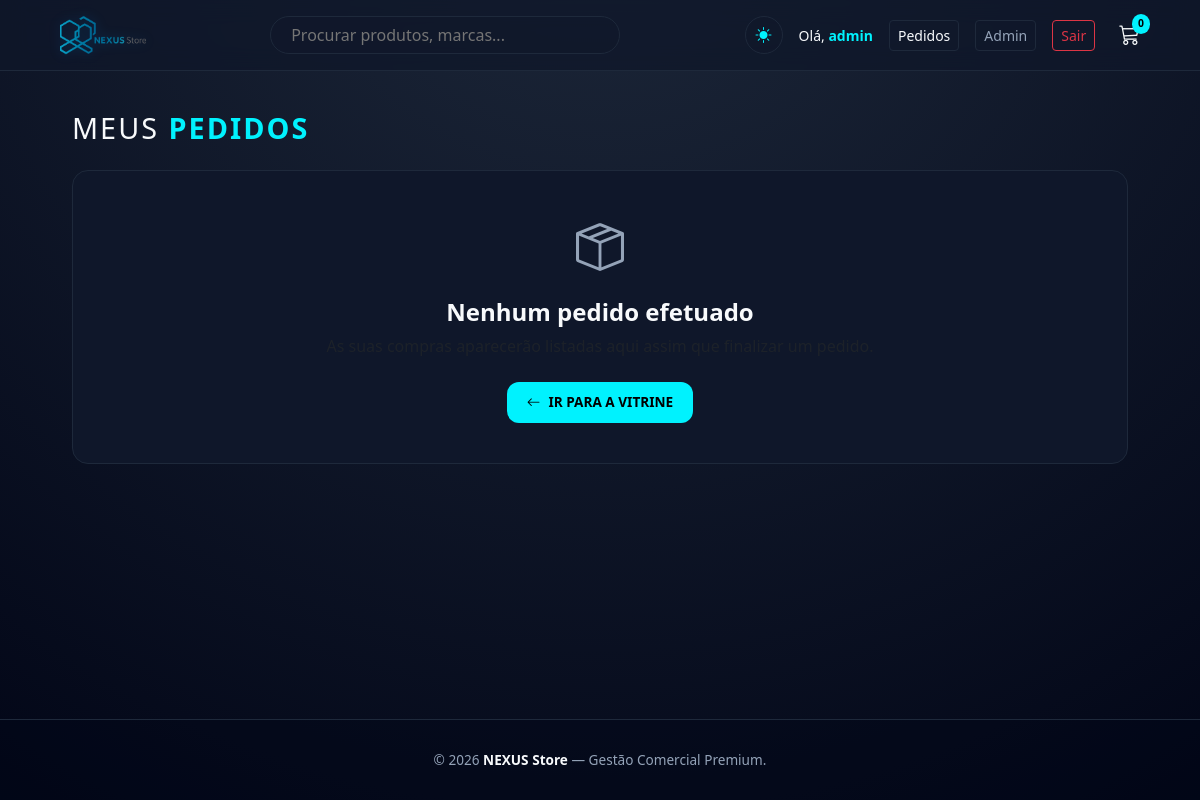
The app's page /nexusstore/conta/meus-pedidos/ (signed in), older data.
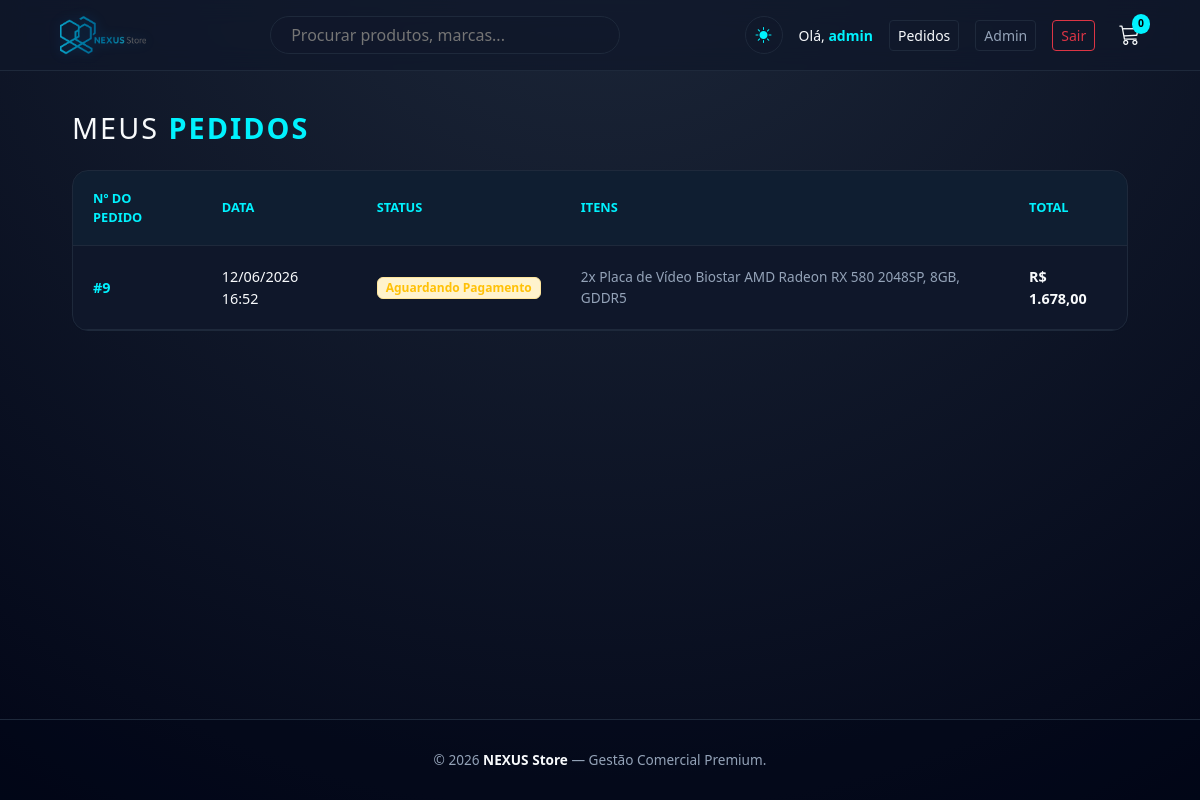
The same page, newer data.
### dashboard/models.py (models this page shows, shortened)
class Pedido(models.Model):
    cliente = models.ForeignKey(Cliente, on_delete=models.CASCADE)
    data_criacao = models.DateTimeField(auto_now_add=True)
    status = models.CharField(max_length=50, default='Aguardando Pagamento')
    total = models.DecimalField(max_digits=10, decimal_places=2)
    pago = models.BooleanField(default=False)

class ItemPedido(models.Model):
    pedido = models.ForeignKey(Pedido, related_name='itens', on_delete=models.CASCADE)
    produto = models.ForeignKey(Produto, on_delete=models.CASCADE)
    preco = models.DecimalField(max_digits=10, decimal_places=2)
    quantidade = models.PositiveIntegerField(default=1)

class Produto(models.Model):
    loja = models.ForeignKey(Loja, on_delete=models.CASCADE)
    categoria = models.ForeignKey('Categoria', on_delete=models.SET_NULL, null=True, blank=True)
    nome = models.CharField(max_length=255)
    descricao = models.TextField()
    preco = models.DecimalField(max_digits=10, decimal_places=2)
    estoque = models.IntegerField(default=0)
    estoque_minimo = models.IntegerField(default=5)
    ativo = models.BooleanField(default=True)
    data_criacao = models.DateTimeField(auto_now_add=True)

### loja/views.py (the view)
# urls.py: path('conta/meus-pedidos/', views.loja_meus_pedidos_view, name='loja_meus_pedidos'),
@login_required(login_url='loja_login')
def loja_meus_pedidos_view(request):
    try:
        cliente = Cliente.objects.get(usuario=request.user)
        pedidos = Pedido.objects.filter(cliente=cliente).order_by('-id')
    except Cliente.DoesNotExist:
        pedidos = []
    carrinho = request.session.get('carrinho', {})
    total_itens = sum(carrinho.values())
    context = {
        'titulo_aba': 'NEXUS Store | Gestão Modular Inteligente',
        'pedidos': pedidos,
        'total_itens': total_itens,
    }
    return render(request, 'loja_meus_pedidos.html', context)

### loja/templates/loja_meus_pedidos.html (shortened to what this page needs)
{% extends 'loja_base.html' %}
{% block content %}
<div class="container animate-fade-in">
    <h1 class="orders-title">
        Meus <strong>Pedidos</strong>
    </h1>
    {% if pedidos %}
    <div class="orders-card">
        <table class="orders-table">
            <thead>
                <tr>
                    <th>Nº do Pedido</th>
                    <th>Data</th>
                    <th>Status</th>
                    <th>Itens</th>
                    <th>Total</th>
                </tr>
            </thead>
            <tbody>
                {% for pedido in pedidos %}
                <tr>
                    <td class="fw-bold" style="color: var(--sotaque-glow);">#{{ pedido.id }}</td>
                    <td>{{ pedido.data_criacao|date:"d/m/Y H:i" }}</td>
                    <td>
                        {% if pedido.status == 'PAGO' or pedido.status == 'CONCLUIDO' %}
                            <span class="badge bg-success-subtle text-success border border-success-subtle px-2 py-1" style="font-size: 0.75rem; border-radius: 6px;">{{ pedido.status }}</span>
                        {% elif pedido.status == 'CANCELADO' %}
                            <span class="badge bg-danger-subtle text-danger border border-danger-subtle px-2 py-1" style="font-size: 0.75rem; border-radius: 6px;">{{ pedido.status }}</span>
                        {% else %}
                            <span class="badge bg-warning-subtle text-warning border border-warning-subtle px-2 py-1" style="font-size: 0.75rem; border-radius: 6px;">{{ pedido.status }}</span>
                        {% endif %}
                    </td>
                    <td>
                        <div class="order-items-list">
                            {% for item in pedido.itens.all %}
                                <div>{{ item.quantidade }}x {{ item.produto.nome }}</div>
                            {% endfor %}
                        </div>
                    </td>
                    <td class="order-total-price">R$ {{ pedido.total }}</td>
                </tr>
                {% endfor %}
            </tbody>
        </table>
    </div>
    {% else %}
    <div class="empty-orders">
        <i class="bi bi-box-seam" style="font-size: 3rem; color: var(--texto-muted); display: block; margin-bottom: 15px;"></i>
        <h4 class="fw-semibold">Nenhum pedido efetuado</h4>
        <p class="text-muted mb-4">As suas compras aparecerão listadas aqui assim que finalizar um pedido.</p>
        <a href="{% url 'vitrine' %}" class="btn-orders-back">
            <i class="bi bi-arrow-left"></i> Ir para a Vitrine
        </a>
    </div>
    {% endif %}
</div>
{% endblock %}

Row changes from the older to the newer data that the page shows:
added Pedido: id "9", data_criacao "12/06/2026 16:52", status "Aguardando Pagamento", total "1.678,00"
added ItemPedido: quantidade "2", produto.nome "Placa de Vídeo Biostar AMD Radeon RX 580 2048SP, 8GB, GDDR5"
Text that changed along with them:
text no longer shown: "Nenhum pedido efetuado IR PARA A VITRINE"
text now shown: "Nº DO PEDIDO DATA STATUS ITENS TOTAL"
